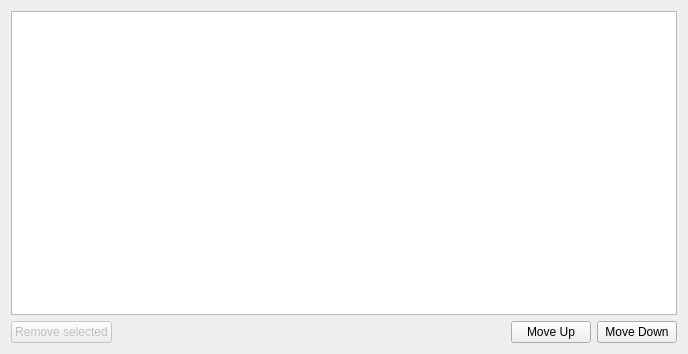
<?xml version="1.0" encoding="UTF-8"?>
<ui version="4.0">
 <class>CheckMessageEditor</class>
 <widget class="QWidget" name="CheckMessageEditor">
  <property name="geometry">
   <rect>
    <x>0</x>
    <y>0</y>
    <width>688</width>
    <height>354</height>
   </rect>
  </property>
  <property name="windowTitle">
   <string>Form</string>
  </property>
  <layout class="QGridLayout" name="gridLayout">
   <item row="0" column="0">
    <widget class="QTableView" name="checkMessageTable">
     <property name="alternatingRowColors">
      <bool>true</bool>
     </property>
     <property name="selectionMode">
      <enum>QAbstractItemView::ContiguousSelection</enum>
     </property>
     <property name="selectionBehavior">
      <enum>QAbstractItemView::SelectRows</enum>
     </property>
    </widget>
   </item>
   <item row="1" column="0">
    <layout class="QHBoxLayout" name="horizontalLayout">
     <item>
      <widget class="QPushButton" name="removeCheckMessageButton">
       <property name="enabled">
        <bool>false</bool>
       </property>
       <property name="text">
        <string>Remove selected</string>
       </property>
      </widget>
     </item>
     <item>
      <spacer name="horizontalSpacer_2">
       <property name="orientation">
        <enum>Qt::Horizontal</enum>
       </property>
       <property name="sizeHint" stdset="0">
        <size>
         <width>40</width>
         <height>20</height>
        </size>
       </property>
      </spacer>
     </item>
     <item>
      <widget class="QPushButton" name="moveSelectedItemUpButton">
       <property name="text">
        <string>Move Up</string>
       </property>
      </widget>
     </item>
     <item>
      <widget class="QPushButton" name="moveSelectedItemDownButton">
       <property name="text">
        <string>Move Down</string>
       </property>
      </widget>
     </item>
    </layout>
   </item>
  </layout>
 </widget>
 <resources/>
 <connections/>
</ui>
